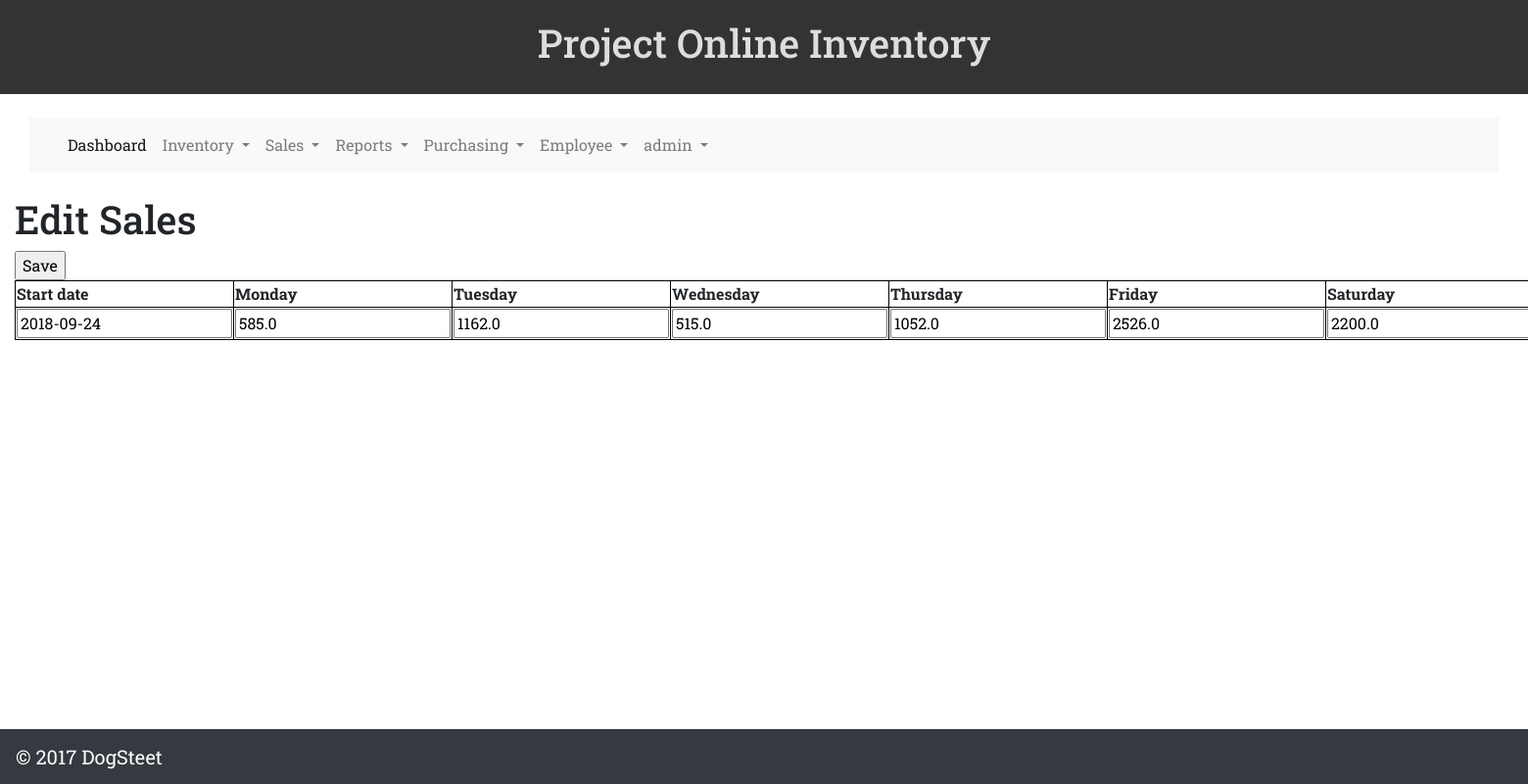
The page /edit-projected-sales/1 (signed in) on the database its author committed.
### user/models.py (models this page shows, shortened)
class ForcastedSalesProfile(models.Model):
    class Meta:
        verbose_name_plural = 'Forcasted Sales'
    date_start = models.DateField()
    date_end = models.DateField()
    monday = models.FloatField(default=0)
    tuesday = models.FloatField(default=0)
    wednesday = models.FloatField(default=0)
    thursday = models.FloatField(default=0)
    friday = models.FloatField(default=0)
    saturday = models.FloatField(default=0)
    sunday = models.FloatField(default=0)
    total = models.FloatField(default=0)

### user/views.py (the view)
# urls.py: path('edit-projected-sales/<id>', views.edit_projected_sales, name='edit-projected-sales')
@login_required
def edit_projected_sales(request, id=None):
    edit_sales_view = ForcastedSalesProfile.objects.all()
    instance = get_object_or_404(ForcastedSalesProfile, id=id)
    form = EditForcastForm(data=request.POST or None, instance=instance)
    if form.is_valid():
        instance = form.save(commit=False)
        instance.save()
        return redirect('/user/projected-sales')
    args = {
        'edit_sales_view': edit_sales_view,
        'instance': instance,
        'form': form,
    }
    return render(request, 'sales/edit_projected_sales.html', args)

### user/forms.py
class EditForcastForm(forms.ModelForm):
    class Meta:
        model = ForcastedSalesProfile
        fields = (
            'date_start',
            'monday',
            'tuesday',
            'wednesday',
            'thursday',
            'friday',
            'saturday',
            'sunday',
        )

### user/templates/sales/edit_projected_sales.html (shortened to what this page needs)
{% extends 'base/base.html' %}
{% load static %}
{% block body %}
<section class='container-fluid col-sm-3 col-xl-12'>
    <table width=100%>
      <h1> Edit Sales</h1>
  		<tbody>
  			<tr>
  				<th>Start date</th>
  				<th>Monday</th>
  				<th>Tuesday</th>
  				<th>Wednesday</th>
          <th>Thursday</th>
          <th>Friday</th>
          <th>Saturday</th>
  			</tr>
        <tr>
            <form method="post">{% csrf_token %}
  			  <td>{{ form.date_start }}</td>
  			  <td>{{ form.monday }}</td>
  			  <td>{{ form.tuesday }}</td>
  			  <td>{{ form.wednesday }}</td>
  			  <td>{{ form.thursday }}</td>
          <td>{{ form.friday }}</td>
          <td>{{ form.saturday }}</td>
        </tr>
        	<input type="submit" value="Save"></input>
  		</tbody>
  	</table>
</section>
{% endblock %}

### user/templates/base/base.html (shortened to what this page needs)
{% load static %}
{% block head %}
<!doctype html>
<html lang="en">
  <head>
    <link rel="stylesheet" href="https://maxcdn.bootstrapcdn.com/bootstrap/4.0.0-beta.3/css/bootstrap.min.css">
    <link rel="stylesheet" href="{% static 'user/css/resstyle.css' %}" type="text/css" />
{% endblock %}
  </head>
  <body>
{% block header %}
    <header class="container-fluid">
      <h1>Project Online Inventory</h1>
    </header>
{% endblock %}
{% if user.is_authenticated %}
{% block navbar %}
<navbar class="container-fluid">
<div class="container-fluid">
  <div class="navbar-wrapper">
    <div class="container-fluid">
        <nav class="navbar navbar-light bg-light navbar-expand-sm navbar-inverse">
          <div class="container-fluid">
              <div class="collapse navbar-collapse" id="navbar">
                <ul class="navbar-nav mr-auto">
                  <li class="nav-item active">
                    <a class="nav-link" href="dashboard">Dashboard<span class="sr-only">(current)</span></a>
                  </li>
                  <li class="nav-item dropdown">
                   <a class="nav-link dropdown-toggle"
                     href="#" id="navbarDropdown"
                     role="button"
                     data-toggle="dropdown"
                     aria-haspopup="true"
                     aria-expanded="false">
                    Inventory
                  </a>
                  <li class="nav-item dropdown">
                   <a class="nav-link dropdown-toggle"
                     href="#" id="navbarDropdown"
                     role="button"
                     data-toggle="dropdown"
                     aria-haspopup="true"
                     aria-expanded="false">
                    Sales
                  </a>
                  <li class="nav-item dropdown">
                  <a class="nav-link dropdown-toggle"
                     href="#" id="navbarDropdown"
                     role="button"
                     data-toggle="dropdown"
                     aria-haspopup="true"
                     aria-expanded="false">
                    Reports
                  </a>
                  <li class="nav-item dropdown">
                   <a class="nav-link dropdown-toggle"
                     href="#" id="navbarDropdown"
                     role="button"
                     data-toggle="dropdown"
                     aria-haspopup="true"
                     aria-expanded="false">
                    Purchasing
                  </a>
                  <li class="nav-item dropdown">
                   <a class="nav-link dropdown-toggle"
                     href="employee" id="navbarDropdown"
                     role="button"
                     data-toggle="dropdown"
                     aria-haspopup="true"
                     aria-expanded="false">
                    Employee
                  </a>
                  <li class="nav-item dropdown">
                  <a class="nav-link dropdown-toggle"
                     href="{{ user }}" id="navbarDropdown"
                     role="button"
                     data-toggle="dropdown"
                     aria-haspopup="true"
                     aria-expanded="false">
                    {{ user }}
                  </a>
                </li>
            </li>
          </li>
        </ul>
    </div>
</div>
</nav>
</div>
</div>
</div>
</navbar>
{% endblock %}
{% endif %}
    <div class="container-fluid">
    <div class="row">
{% block body %}{% endblock %}
     </div>
 </div>
{% block footer %}
    <footer class="navbar fixed-bottom navbar-dark bg-dark">
        <a class="navbar-brand" href="#">&copy 2017 DogSteet</a>
    </footer>
{% endblock %}
  </body>
</html>

### user/static/user/css/resstyle.css (style rules this page uses)
body { font-family: 'Roboto Slab', serif; }
header, footer { background-color: #333; color: #ddd; padding: 20px; text-align: center; }

### user/templates/sales/edit_projected_sales.html (style rules this page uses)
table, th, td { border: 1px solid black; }

### rows shown on the page
ForcastedSalesProfile: date_start "2018-09-24", monday "585.0", tuesday "1162.0", wednesday "515.0", thursday "1052.0", friday "2526.0", saturday "2200.0"

### other values the page prints
{{ user }} "admin"
